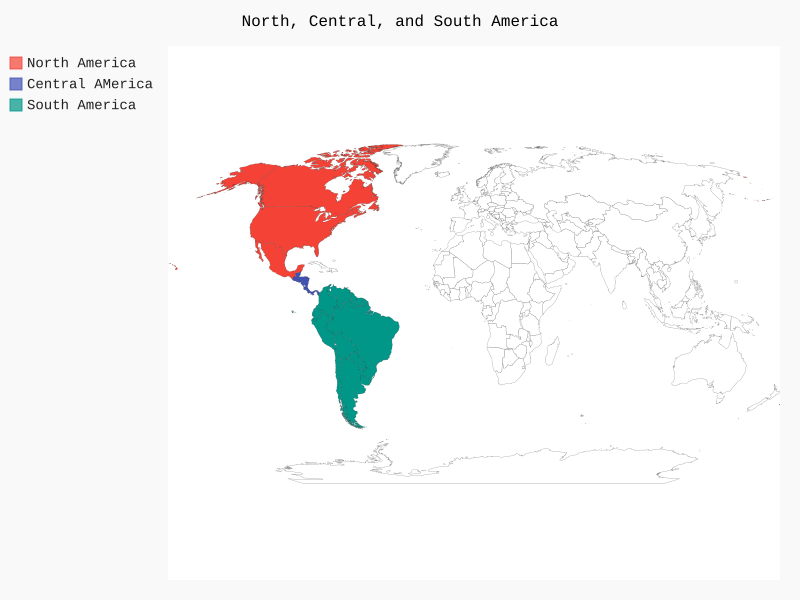

Generate this figure with Python:
import pygal
from pygal.maps.world import World

wm = World()
wm.title = 'North, Central, and South America'

wm.add('North America', ['ca', 'mx', 'us'])
wm.add('Central AMerica', ['bz', 'cr', 'gt', 'hn', 'ni', 'pa', 'sv'])
wm.add('South America', ['ar', 'bo','br', 'cl', 'co', 'ec', 'gf', 'gy', 'pe', 'py', 'sr', 'uy', 've'])

wm.render_to_file('americas.svg')
